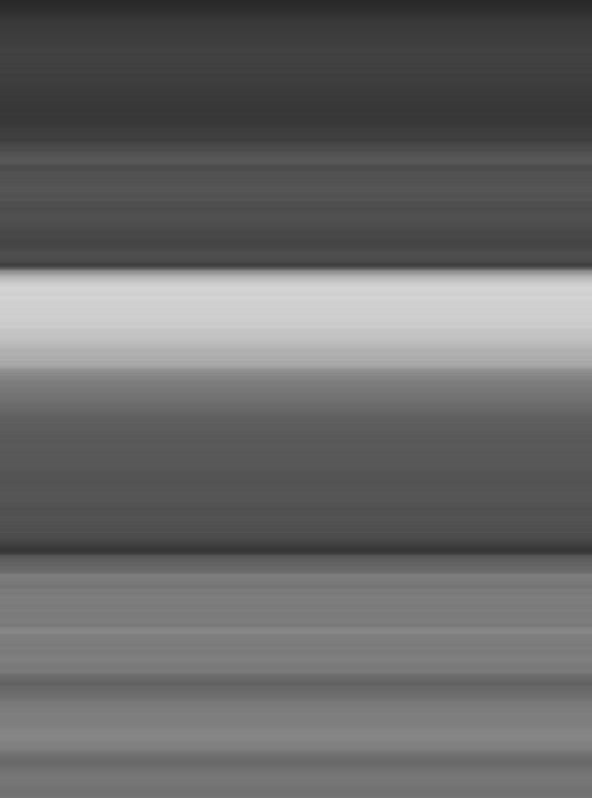
#> input picture Hw3/q1/image_1.jpg, 592 x 798 px, given in place of taj.jpg, which was not available
$ python BilateralCleaning.py
#> lines starting #> are read from the running program, lines starting #| are printed output that depends on the picture; pictures that were not available may be replaced by others from this repository, and a replacement may not be noted
# Lian Natour, 207300443
# Mohammad Mhneha, 315649814


import numpy as np
import cv2
import matplotlib.pyplot as plt


def clean_Gaussian_noise_bilateral(im, radius, stdSpatial, stdIntensity):

    # Ensure the image is in float64 format
    im = im.astype(np.float64)

    # Apply padding to the image
    padded_image = np.pad(im, radius, mode='reflect')

    # Get the dimensions of the padded image
    padded_height, padded_width = padded_image.shape

    # Initialize the output image
    cleanIm = np.zeros_like(im)

    # Create spatial Gaussian kernel
    x, y = np.meshgrid(np.arange(-radius, radius + 1), np.arange(-radius, radius + 1))
    gs = np.exp(-(x ** 2 + y ** 2) / (2 * stdSpatial ** 2))

    # Iterate over each pixel in the original image
    for i in range(radius, padded_height - radius):
        for j in range(radius, padded_width - radius):
            # Extract the window centered around the pixel
            window = padded_image[i - radius:i + radius + 1, j - radius:j + radius + 1]

            # Compute intensity Gaussian
            gi = np.exp(-((window - padded_image[i, j]) ** 2) / (2 * stdIntensity ** 2))

            # Compute the bilateral filter response
            weights = gs * gi
            weights /= weights.sum()
            cleanIm[i - radius, j - radius] = np.sum(weights * window)

    # Convert the result back to uint8
    return cleanIm.astype(np.uint8)


# ---------------- Apply Cleaning for Each Image ---------------- #

# Clean the first image
image_path_1 = "taj.jpg"
image_1 = cv2.imread(image_path_1, cv2.IMREAD_GRAYSCALE)
#> image_1 is the input picture: shape (798, 592); min 40, max 212, mean 104.3
filtered_image_1 = clean_Gaussian_noise_bilateral(image_1, radius=5, stdSpatial=50, stdIntensity=30)
cv2.imwrite("cleaned_taj.jpg", filtered_image_1)

# Clean the second image
image_path_2 = "NoisyGrayImage.png"
image_2 = cv2.imread(image_path_2, cv2.IMREAD_GRAYSCALE)
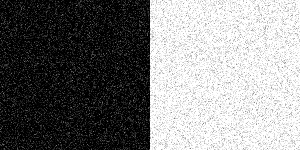
#> input picture Hw3/q2/NoisyGrayImage.png, 300 x 150 px
#> image_2 is the input picture: shape (150, 300); min 0, max 255, mean 127.4
filtered_image_2 = clean_Gaussian_noise_bilateral(image_2, radius=7, stdSpatial=7, stdIntensity=100)
#> call 2 of clean_Gaussian_noise_bilateral, with radius = 7, stdSpatial = 7, stdIntensity = 100
#> in clean_Gaussian_noise_bilateral (call 2), `padded_image = np.pad(im, radius, mode='reflect')`:
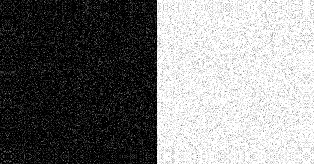
#> padded_image: shape (164, 314) float64; min 0, max 255, mean 127.4
#> after the loop in clean_Gaussian_noise_bilateral (call 2), `for i in range(radius, padded_height - radius):`:
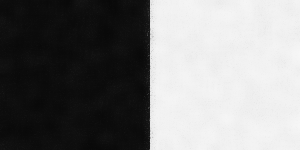
#> cleanIm: shape (150, 300) float64; min 8.85, max 247.2, mean 127.4
cv2.imwrite("cleaned_NoisyGrayImage.jpg", filtered_image_2)

# Clean the third image
image_path_3 = "balls.jpg"
image_3 = cv2.imread(image_path_3, cv2.IMREAD_GRAYSCALE)
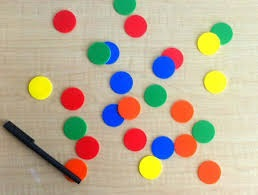
#> input picture Hw3/q2/balls.jpg, 258 x 195 px
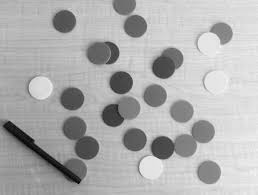
#> image_3: shape (195, 258); min 0, max 244, mean 175
filtered_image_3 = clean_Gaussian_noise_bilateral(image_3, radius=9, stdSpatial=10, stdIntensity=10)
#> call 3 of clean_Gaussian_noise_bilateral, with radius = 9, stdSpatial = 10, stdIntensity = 10
#> in clean_Gaussian_noise_bilateral (call 3), `padded_image = np.pad(im, radius, mode='reflect')`:
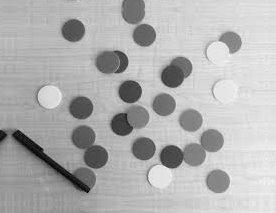
#> padded_image: shape (213, 276) float64; min 0, max 244, mean 177.2
cv2.imwrite("cleaned_balls.jpg", filtered_image_3)

# ---------------- Plot Results ---------------- #

# Display the results for each image
fig, axes = plt.subplots(3, 2, figsize=(10, 15))

# Original and cleaned image 1
axes[0, 0].imshow(image_1, cmap='gray')
axes[0, 0].set_title("Original Taj")
axes[0, 1].imshow(filtered_image_1, cmap='gray')
axes[0, 1].set_title("Cleaned Taj")

# Original and cleaned image 2
axes[1, 0].imshow(image_2, cmap='gray')
axes[1, 0].set_title("Original NoisyGrayImage")
axes[1, 1].imshow(filtered_image_2, cmap='gray')
axes[1, 1].set_title("Cleaned NoisyGrayImage")

# Original and cleaned image 3
axes[2, 0].imshow(image_3, cmap='gray')
axes[2, 0].set_title("Original Balls")
axes[2, 1].imshow(filtered_image_3, cmap='gray')
axes[2, 1].set_title("Cleaned Balls")

plt.tight_layout()
plt.show()
